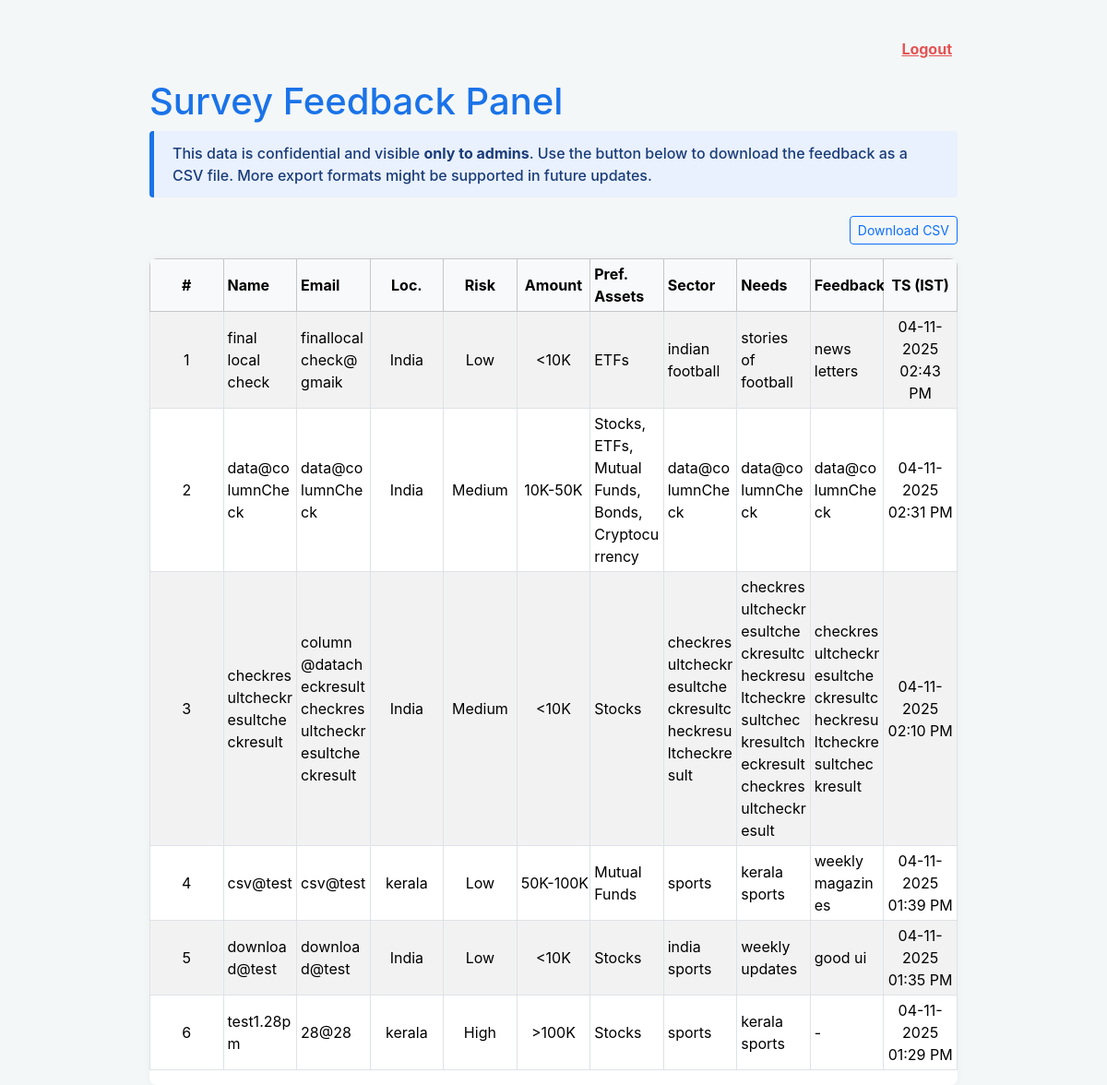
The page /admin-feedback (signed in) on the database its author committed.
### tables this page shows
CREATE TABLE feedback (
            id INTEGER PRIMARY KEY AUTOINCREMENT,
            name TEXT NOT NULL,
            email TEXT,
            location TEXT,
            risk TEXT,
            investment_amount TEXT,
            asset_types TEXT,
            sector TEXT,
            needs TEXT,
            feedback TEXT,
            ts DATETIME DEFAULT CURRENT_TIMESTAMP
        );

### app.py (the view)
@app.route("/admin-feedback")
def admin_panel():
    if not session.get("logged_in"):
        return redirect(url_for("admin_login"))
    with sqlite3.connect(DB_FILE) as conn:
        rows = conn.execute(
            "SELECT id, name, email, location, risk, investment_amount, asset_types, sector, needs, feedback, ts FROM feedback ORDER BY ts DESC"
        ).fetchall()
    india_tz = pytz.timezone("Asia/Kolkata")
    formatted_rows = []
    for row in rows:
        local_ts = datetime.strptime(row[10], "%Y-%m-%d %H:%M:%S")
        local_ts = pytz.utc.localize(local_ts).astimezone(india_tz)
        formatted_rows.append(row[:-1] + (local_ts.strftime("%d-%m-%Y %I:%M %p"),))
    return render_template("results.html", rows=formatted_rows, enumerate=enumerate)

### templates/results.html (shortened to what this page needs)
<!DOCTYPE html>
<html>
<head>
    <link href="https://cdn.jsdelivr.net/npm/bootstrap@5.3.2/dist/css/bootstrap.min.css" rel="stylesheet" />
</head>
<body>
    <div class="container mx-auto">
        <div class="logout-link">
            <form action="{{ url_for('admin_logout') }}" method="get">
                <button type="submit" class="btn-logout" aria-label="Logout">Logout</button>
            </form>
        </div>
        <h1>Survey Feedback Panel</h1>
        <div class="info-note" role="note">
            This data is confidential and visible <strong>only to admins</strong>. Use the button below to download the
            feedback as a CSV file. More export formats might be supported in future updates.
        </div>
        <div class="download-container">
            <a href="{{ url_for('admin_feedback_download') }}" class="btn btn-outline-primary btn-sm" role="button"
                aria-label="Download survey feedback CSV">Download CSV</a>
        </div>
        <div class="table-responsive" tabindex="0" aria-label="Survey feedback table">
            <table class="table table-bordered table-sm align-middle table-striped table-hover">
                <thead class="table-light">
                    <tr>
                        <th class="idx" scope="col">#</th>
                        <th class="name" scope="col">Name</th>
                        <th class="email" scope="col">Email</th>
                        <th class="location" scope="col">Loc.</th>
                        <th class="risk" scope="col">Risk</th>
                        <th class="amount" scope="col">Amount</th>
                        <th class="pref_assets" scope="col">Pref. Assets</th>
                        <th class="sector" scope="col">Sector</th>
                        <th class="needs" scope="col">Needs</th>
                        <th class="feedback" scope="col">Feedback</th>
                        <th class="timestamp" scope="col">TS (IST)</th>
                    </tr>
                </thead>
                <tbody>
                    {% for idx, r in enumerate(rows, start=1) %}
                    <tr>
                        <td class="idx">{{ idx }}</td>
                        <td class="name">{{ r[1] }}</td>
                        <td class="email">{{ r[2] }}</td>
                        <td class="location">{{ r[3] }}</td>
                        <td class="risk">{{ r[4] if r[4] else '-' }}</td>
                        <td class="amount">{{ r[5] if r[5] else '-' }}</td>
                        <td class="pref_assets">{{ r[6] if r[6] else '-' }}</td>
                        <td class="sector">{{ r[7] }}</td>
                        <td class="needs">{{ r[8] }}</td>
                        <td class="feedback">{{ r[9] if r[9] else '-' }}</td>
                        <td class="timestamp">
                            {% set parts = r[10].split(' ', 1) %}
                            {{ parts[0] }}<br>{{ parts[1] if parts|length > 1 else '' }}
                        </td>
                    </tr>
                    {% endfor %}
                </tbody>
            </table>
        </div>
    </div>
</body>
</html>

### templates/results.html (style rules this page uses)
body { background: #f4f7f8; padding-top: 40px; font-family: 'Inter', sans-serif; }
.container { max-width: 900px; }
h1 { color: #1a73e8; }
.info-note { margin-bottom: 20px; padding: 12px 20px; background-color: #e9f1ff; border-left: 5px solid #1a73e8; color: #1a3c78; font-weight: 500; border-radius: 4px; }
.table-responsive { overflow-x: auto; -webkit-overflow-scrolling: touch; background: white; border-radius: 8px; box-shadow: 0 0 8px rgba(0, 0, 0, 0.04); padding-right: 0; }
table { table-layout: fixed; width: 100%; }
th, td { word-wrap: break-word; word-break: break-word; white-space: normal; vertical-align: middle; }
th.idx, td.idx { min-width: 30px; max-width: 30px; text-align: center; }
th.location, td.location, th.risk, td.risk, th.amount, td.amount { min-width: 80px; max-width: 80px; white-space: nowrap; text-align: center; }
th.name, td.name, th.email, td.email, th.pref_assets, td.pref_assets, th.sector, td.sector { max-width: 180px; }
th.feedback, th.needs { min-width: 140px; white-space: nowrap; }
td.feedback, td.needs { max-width: 240px; white-space: normal; word-wrap: break-word; word-break: break-word; }
th.timestamp, td.timestamp { min-width: 120px; max-width: none; white-space: normal; text-align: center; word-break: break-word; }
.logout-link { margin-bottom: 20px; text-align: right; }
.btn-logout { border: none; background-color: transparent; color: #e55353; font-weight: 700; cursor: pointer; font-size: 1rem; text-decoration: underline; }
.download-container { margin-bottom: 15px; text-align: right; }
table.table-striped tbody tr:nth-of-type(odd) { background-color: #f9f9f9; }
thead th { position: sticky; top: 0; background-color: white; z-index: 1; }

### rows shown on the page
feedback: name "final local check", email "finallocalcheck@gmaik", location "India", risk "Low", investment_amount "<10K", asset_types "ETFs", sector "indian football", needs "stories of football", feedback "news letters"
feedback: name "data@columnCheck", email "data@columnCheck", location "India", risk "Medium", investment_amount "10K-50K", asset_types "Stocks, ETFs, Mutual Funds, Bonds, Cryptocurrency", sector "data@columnCheck", needs "data@columnCheck", feedback "data@columnCheck"
feedback: name "checkresultcheckresultcheckresult", email "column@datacheckresultcheckresultcheckresultcheckresult", location "India", risk "Medium", investment_amount "<10K", asset_types "Stocks", sector "checkresultcheckresultcheckresultcheckresultcheckresult", needs "checkresultcheckresultcheckresultcheckresultcheckresultcheckresultcheckresultcheckresultcheckresult", feedback "checkresultcheckresultcheckresultcheckresultcheckresultcheckresult"
feedback: name "csv@test", email "csv@test", location "kerala", risk "Low", investment_amount "50K-100K", asset_types "Mutual Funds", sector "sports", needs "kerala sports", feedback "weekly magazines"
feedback: name "download@test", email "download@test", location "India", risk "Low", investment_amount "<10K", asset_types "Stocks", sector "india sports", needs "weekly updates", feedback "good ui"
feedback: name "test1.28pm", email "28@28", location "kerala", risk "High", investment_amount ">100K", asset_types "Stocks", sector "sports", needs "kerala sports", feedback "-"

### other values the page prints
{{ idx }} "1" "2" "3" "4" "5" "6"
{{ parts[0] }} "04-11-2025" "04-11-2025" "04-11-2025" "04-11-2025" "04-11-2025" "04-11-2025"
{{ parts[1] if parts|length > 1 else '' }} "02:43 PM" "02:31 PM" "02:10 PM" "01:39 PM" "01:35 PM" "01:29 PM"
